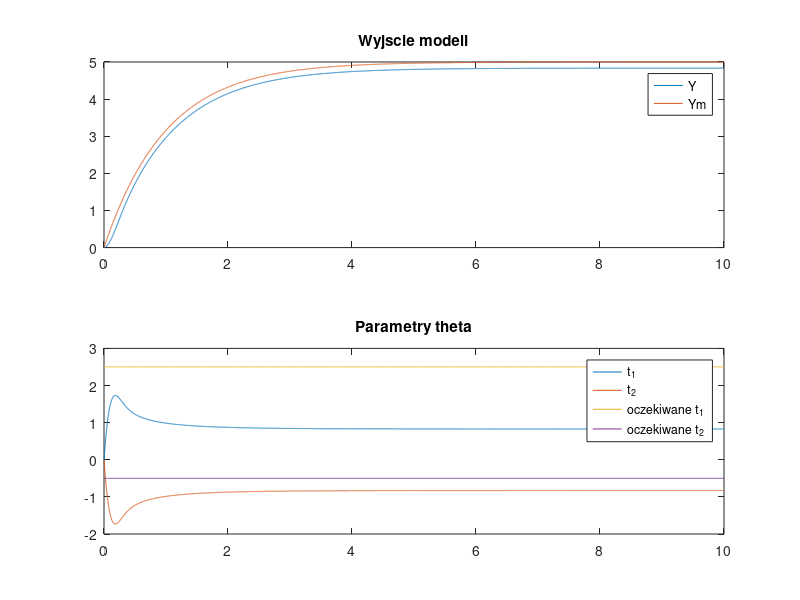

This chart was generated by the following MATLAB code:
clear variables;
dt = 1e-3;
a = 2;
b = 2;
am = 1;
bm = 5;
uc = 1;
gamma = 5000;


time = 0:dt:10;

sysd = c2d(ss([-a], [b], [1], [0]), dt);
Ad = sysd.A;
Bd = sysd.B;

sysmd = c2d(ss([-am], [bm], [1], [0]), dt);
Amd = sysmd.A;
Bmd = sysmd.B;
    

u = zeros(size(time));
uc = uc*ones(size(time));
theta_1 = zeros(size(time));
theta_2 = zeros(size(time));
y = zeros(size(time));
ym = zeros(size(time));

for t = 2:length(time)
    e = y(t-1)-ym(t-1);
    theta_1(t) = -gamma*uc(t)*e*dt;
    theta_2(t) = gamma*e*dt;
    u(t) = theta_1(t)*uc(t) - theta_2(t)*y(t-1);
    y(t) = Ad*y(t-1) + Bd*u(t);
    ym(t) = Amd*ym(t-1) + Bmd*uc(t);
end

subplot(2,1,1);
plot(time, y, time, ym);
legend('Y', 'Ym');
title('Wyjscie modeli')

subplot(2,1,2);
plot(time, theta_1, time, theta_2, time, (bm/b)*ones(size(time)), time, ((am-a)/b)*ones(size(time)));
legend('t_1', 't_2', 'oczekiwane t_1', 'oczekiwane t_2');
title('Parametry theta')


